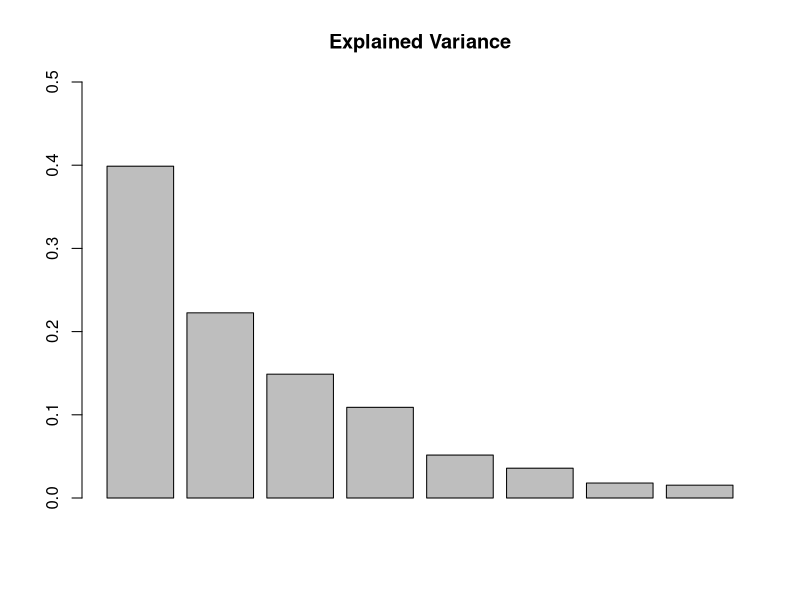
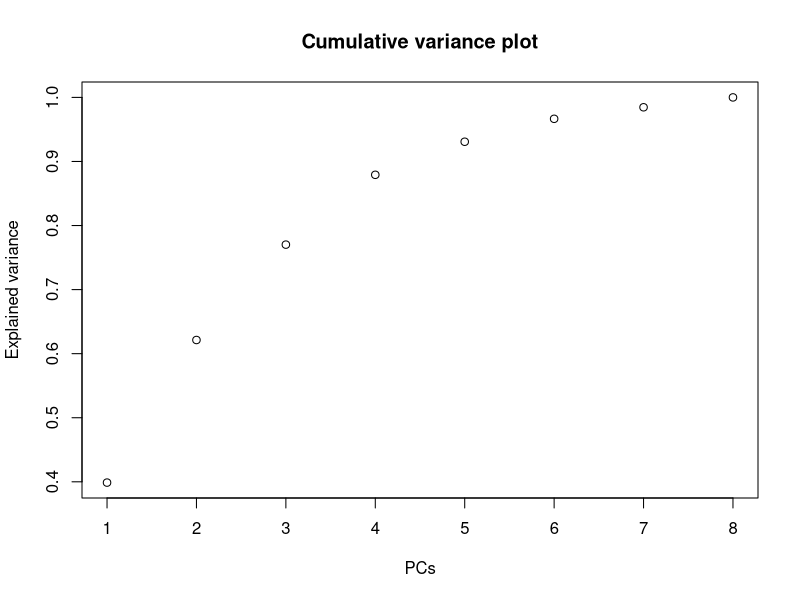
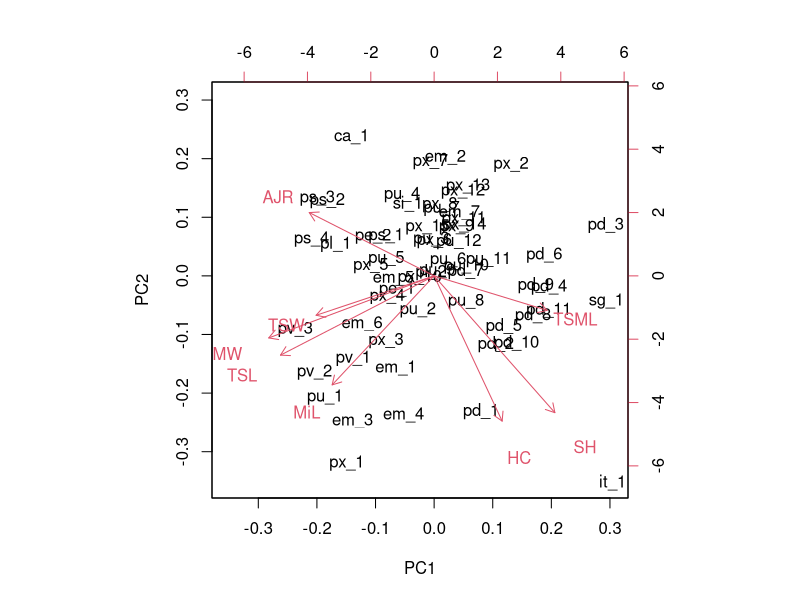
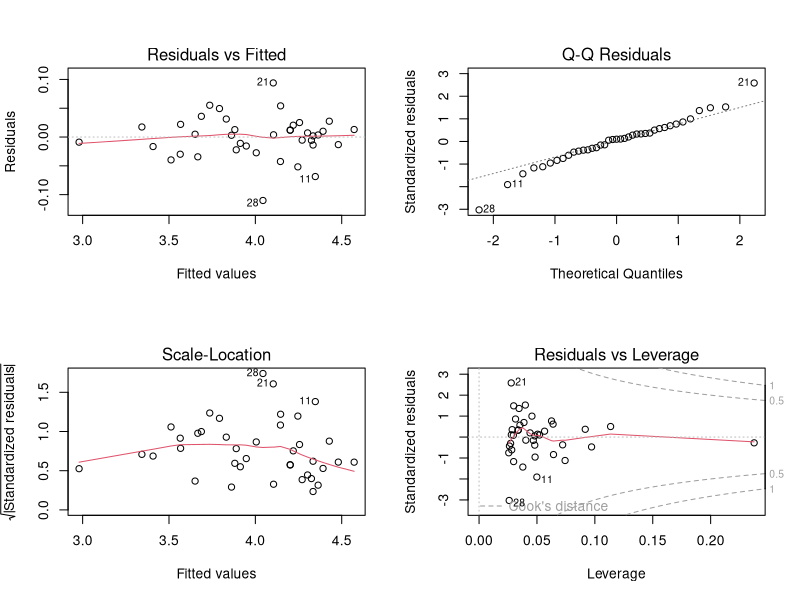
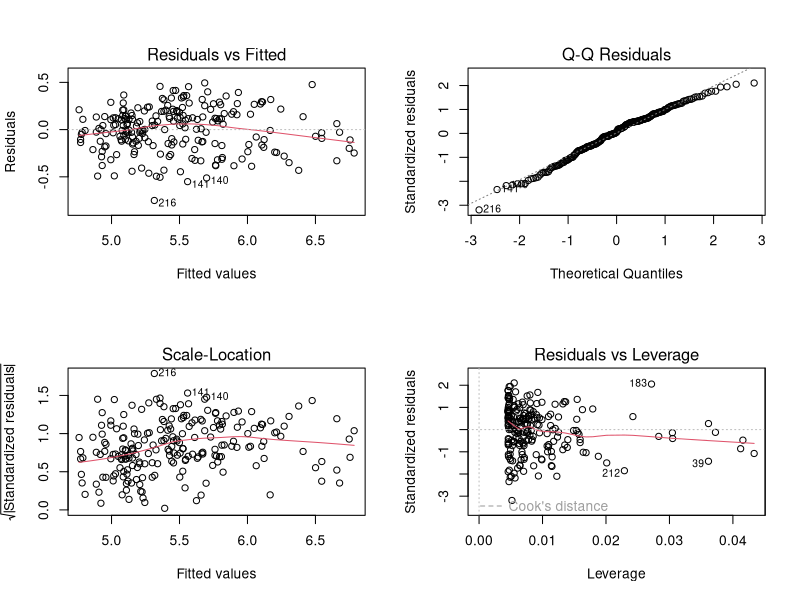
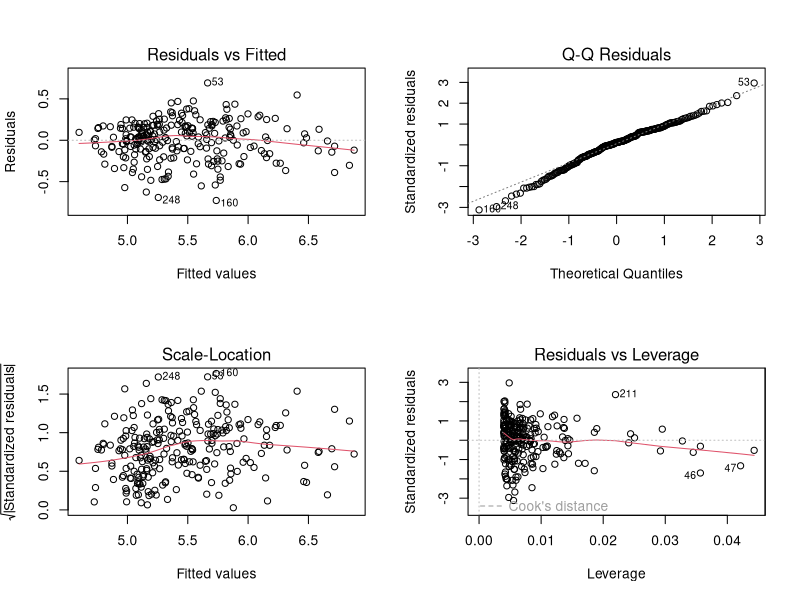
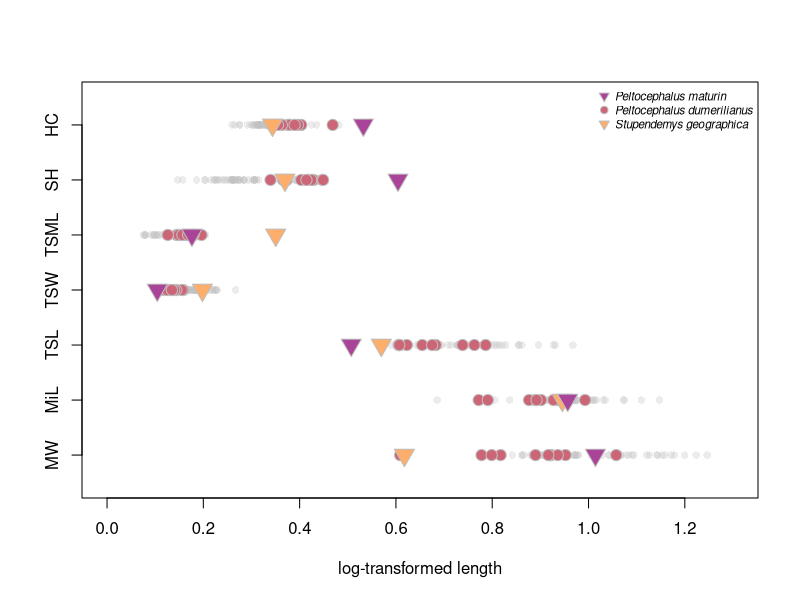
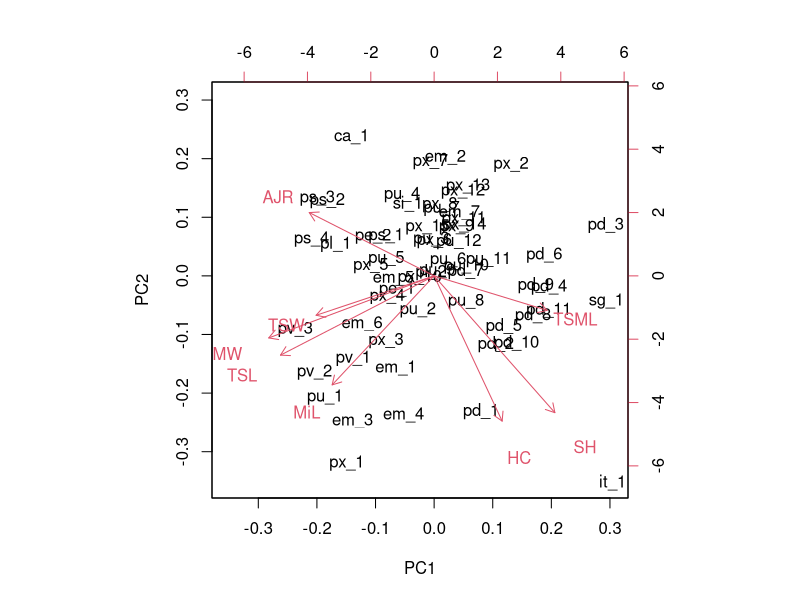

The R script that drew these images, in order:
################################################################################
# This script was used for the PC analyses of Ferreira et al. (2021)
# 

getwd()

# load raw data
#raw.data = read.csv("rawdata.csv", header = T, sep = ",")

# load dataset of log-transformed linear measurements
morpho.data = read.csv("morphospace-measurements.csv", header = T, row.names = 1, sep = ",")


# scatterplots of each variable
dev.new(width = 4, height = 6)

pdf("results/variable_plot.pdf", width = 6, height = 6, family = "Times")
tiff("results/variable_plot.tif", family = "serif", width = 2000, height = 1800, 
      res = 300)

plot(x = morpho.data$SH, y = rep(1, length(morpho.data$SH)), ylim = c(0.5, 7.5), 
     xlim = c(0, 1.3), type = "n", xlab = "log-transformed length", ylab = "",
     yaxt = "n")

axis(2, labels = c("MW","MiL", "TSL", "TSW", "TSML", "SH", "HC"), 
     at = c(1, 2, 3, 4, 5, 6, 7))

# add MW
# all points in gray
points(x = morpho.data$MW, y = rep(1, length(morpho.data$MW)), pch = 16, 
       col = rgb(192/255, 192/255, 192/255, alpha = 0.3))
# Peltocephalus dumerilianus
points(x = morpho.data$MW[which(morpho.data$species == "pd")], 
       y = rep(1, length(morpho.data$species[which(morpho.data$species == "pd")])),
       pch = 21, col = "#bebebe", bg = "#CC6677", cex = 1.5)
# Stupendemys
points(x = morpho.data$MW[which(morpho.data$species == "sg")], 
       y = rep(1, length(morpho.data$species[which(morpho.data$species == "sg")])),
       pch = 25, col = "#bebebe", bg = "#fdae6b", cex = 2)
# Rondonia
points(x = morpho.data$MW[which(morpho.data$species == "it")], 
       y = rep(1, length(morpho.data$species[which(morpho.data$species == "it")])),
       pch = 25, col = "#bebebe", bg = "#AA4499", cex = 2)

# add MiL
points(x = morpho.data$MiL, y = rep(2, length(morpho.data$MiL)), pch = 16, 
       col = rgb(192/255, 192/255, 192/255, alpha = 0.3))
points(x = morpho.data$MiL[which(morpho.data$species == "pd")], 
       y = rep(2, length(morpho.data$species[which(morpho.data$species == "pd")])),
       pch = 21, col = "#bebebe", bg = "#CC6677", cex = 1.5)
# Stupendemys
points(x = morpho.data$MiL[which(morpho.data$species == "sg")], 
       y = rep(2, length(morpho.data$species[which(morpho.data$species == "sg")])),
       pch = 25, col = "#bebebe", bg = "#fdae6b", cex = 2)
# Rondonia
points(x = morpho.data$MiL[which(morpho.data$species == "it")], 
       y = rep(2, length(morpho.data$species[which(morpho.data$species == "it")])),
       pch = 25, col = "#bebebe", bg = "#AA4499", cex = 2)

# add TSL
points(x = morpho.data$TSL, y = rep(3, length(morpho.data$TSL)), pch = 16, 
       col = rgb(192/255, 192/255, 192/255, alpha = 0.3))
points(x = morpho.data$TSL[which(morpho.data$species == "pd")], 
       y = rep(3, length(morpho.data$species[which(morpho.data$species == "pd")])),
       pch = 21, col = "#bebebe", bg = "#CC6677", cex = 1.5)
# Stupendemys
points(x = morpho.data$TSL[which(morpho.data$species == "sg")], 
       y = rep(3, length(morpho.data$species[which(morpho.data$species == "sg")])),
       pch = 25, col = "#bebebe", bg = "#fdae6b", cex = 2)

# Rondonia
points(x = morpho.data$TSL[which(morpho.data$species == "it")], 
       y = rep(3, length(morpho.data$species[which(morpho.data$species == "it")])),
       pch = 25, col = "#bebebe", bg = "#AA4499", cex = 2)

# add TSW
points(x = morpho.data$TSW, y = rep(4, length(morpho.data$TSW)), pch = 16, 
       col = rgb(192/255, 192/255, 192/255, alpha = 0.3))
points(x = morpho.data$TSW[which(morpho.data$species == "pd")], 
       y = rep(4, length(morpho.data$species[which(morpho.data$species == "pd")])),
       pch = 21, col = "#bebebe", bg = "#CC6677", cex = 1.5)
# Stupendemys
points(x = morpho.data$TSW[which(morpho.data$species == "sg")], 
       y = rep(4, length(morpho.data$species[which(morpho.data$species == "sg")])),
       pch = 25, col = "#bebebe", bg = "#fdae6b", cex = 2)
# Rondonia
points(x = morpho.data$TSW[which(morpho.data$species == "it")], 
       y = rep(4, length(morpho.data$species[which(morpho.data$species == "it")])),
       pch = 25, col = "#bebebe", bg = "#AA4499", cex = 2)

# add TSML
points(x = morpho.data$TSML, y = rep(5, length(morpho.data$TSML)), pch = 16, 
       col = rgb(192/255, 192/255, 192/255, alpha = 0.3))
points(x = morpho.data$TSML[which(morpho.data$species == "pd")], 
       y = rep(5, length(morpho.data$species[which(morpho.data$species == "pd")])),
       pch = 21, col = "#bebebe", bg = "#CC6677", cex = 1.5)
# Stupendemys
points(x = morpho.data$TSML[which(morpho.data$species == "sg")], 
       y = rep(5, length(morpho.data$species[which(morpho.data$species == "sg")])),
       pch = 25, col = "#bebebe", bg = "#fdae6b", cex = 2)
# Rondonia
points(x = morpho.data$TSML[which(morpho.data$species == "it")], 
       y = rep(5, length(morpho.data$species[which(morpho.data$species == "it")])),
       pch = 25, col = "#bebebe", bg = "#AA4499", cex = 2)

# add SH
points(x = morpho.data$SH, y = rep(6, length(morpho.data$SH)), pch = 16, 
       col = rgb(192/255, 192/255, 192/255, alpha = 0.3))
points(x = morpho.data$SH[which(morpho.data$species == "pd")], 
       y = rep(6, length(morpho.data$species[which(morpho.data$species == "pd")])),
       pch = 21, col = "#bebebe", bg = "#CC6677", cex = 1.5)
# Stupendemys
points(x = morpho.data$SH[which(morpho.data$species == "sg")], 
       y = rep(6, length(morpho.data$species[which(morpho.data$species == "sg")])),
       pch = 25, col = "#bebebe", bg = "#fdae6b", cex = 2)
# Rondonia
points(x = morpho.data$SH[which(morpho.data$species == "it")], 
       y = rep(6, length(morpho.data$species[which(morpho.data$species == "it")])),
       pch = 25, col = "#bebebe", bg = "#AA4499", cex = 2)

# add HC
points(x = morpho.data$HC, y = rep(7, length(morpho.data$HC)), pch = 16, 
       col = rgb(192/255, 192/255, 192/255, alpha = 0.3))
points(x = morpho.data$HC[which(morpho.data$species == "pd")], 
       y = rep(7, length(morpho.data$species[which(morpho.data$species == "pd")])),
       pch = 21, col = "#bebebe", bg = "#CC6677", cex = 1.5)
# Stupendemys
points(x = morpho.data$HC[which(morpho.data$species == "sg")], 
       y = rep(7, length(morpho.data$species[which(morpho.data$species == "sg")])),
       pch = 25, col = "#bebebe", bg = "#fdae6b", cex = 2)
# Rondonia
points(x = morpho.data$HC[which(morpho.data$species == "it")], 
       y = rep(7, length(morpho.data$species[which(morpho.data$species == "it")])),
       pch = 25, col = "#bebebe", bg = "#AA4499", cex = 2)

legend(x = "topright", legend = c("Peltocephalus maturin", "Peltocephalus dumerilianus", 
                                  "Stupendemys geographica"), 
       cex = 0.7, bty = "n", pch = c(25, 21, 25), pt.cex = 1, col = "#bebebe", 
       pt.bg = c("#AA4499","#CC6677", "#fdae6b"), text.font = 3)



dev.off()

################################################################################
# Principal Component Analysis
pca.res = prcomp(morpho.data[, 3:10], center = T, scale = T)
summary(pca.res)

var = pca.res$sdev^2/sum(pca.res$sdev^2)
barplot(var[1:8], main = "Explained Variance", axisnames = T, ylim = c(0, 0.5))
var = as.matrix(var)
rownames(var) = colnames(pca.res$rotation)

cumvar = cumsum(pca.res$sdev^2/sum(pca.res$sdev^2))
plot(cumvar[0:8], xlab = "PCs", ylab = "Explained variance", 
     main = "Cumulative variance plot")

# check loadings
biplot(pca.res)

# export to pdf
pdf("results/morphospace_biplot.pdf", height = 6, width = 8, family = "Times")
biplot(pca.res)
dev.off()

###############################
# Morphospace plot

# create hulls
tab = matrix(c(pca.res$x[, 1], pca.res$x[, 2]), ncol = 2)

tab.em = tab[(which(morpho.data$species == "em")), ]
tab.pd = tab[(which(morpho.data$species == "pd")), ]
tab.pe = tab[(which(morpho.data$species == "pe")), ]
tab.pl = tab[(which(morpho.data$species == "pl")), ]
tab.pu = tab[(which(morpho.data$species == "pu")), ]
tab.ps = tab[(which(morpho.data$species == "ps")), ]
tab.pv = tab[(which(morpho.data$species == "pv")), ]
tab.px = tab[(which(morpho.data$species == "px")), ]
tab.pl = tab[(which(morpho.data$genus == "pl")), ]

ch.em = chull(tab.em)
ch.pd = chull(tab.pd)
ch.pe = chull(tab.pe)
ch.pl = chull(tab.pl)
ch.pu = chull(tab.pu)
ch.ps = chull(tab.ps)
ch.pv = chull(tab.pv)
ch.px = chull(tab.px)
ch.pl = chull(tab.pl)

# plot PC1 x PC2 without points
pdf("results/morphospace_jaws.pdf", height = 6, width = 8, family = "Times")

plot(pca.res$x[, 1], pca.res$x[, 2], cex = 0, ylim = c(-3.7, 3.5), 
     xlim = c(-3.5, 4.2), xlab = "PC1 (39.88%)", ylab = "PC2 (22.26%)")

#plot hulls
polygon(tab.px[ch.px, ], border = NA, col = rgb(51/255, 34/255, 136/255, 0.3), 
        lwd = 1)
polygon(tab.em[ch.em, ], border = NA, col = rgb(136/255, 204/255, 238/255, 0.3), 
        lwd = 1)
polygon(tab.pd[ch.pd, ], border = NA, col = rgb(204/255, 102/255, 119/255, 0.3),
        lwd = 1)
polygon(tab.pu[ch.pu, ], border = NA, col = rgb(68/255, 170/255, 153/255, 0.3), 
        lwd = 1)
polygon(tab.ps[ch.ps, ], border = NA, col = rgb(68/255, 170/255, 153/255, 0.3), 
        lwd = 1)
polygon(tab.pv[ch.pv, ], border = NA, col = rgb(68/255, 170/255, 153/255, 0.3), 
        lwd = 1)


# plot points
points(pca.res$x[, 2][which(morpho.data$species == "pd")] ~ pca.res$x[, 1]
       [which(morpho.data$species == "pd")], pch = 21, col = "#bebebe", 
       bg = "#CC6677", cex = 1.5)
points(pca.res$x[, 2][which(morpho.data$species == "em")] ~ pca.res$x[, 1]
       [which(morpho.data$species == "em")], pch = 21, col = "#bebebe", 
       bg = "#88CCEE", cex = 1.5)
points(pca.res$x[, 2][which(morpho.data$species == "pe")] ~ pca.res$x[, 1]
       [which(morpho.data$species == "pe")], pch = 21, col = "#bebebe", 
       bg = "#332288", cex = 1.5)
points(pca.res$x[, 2][which(morpho.data$species == "pl")] ~ pca.res$x[, 1]
       [which(morpho.data$species == "pl")], pch = 23, col = "#bebebe", 
       bg = "#332288", cex = 1.5)
points(pca.res$x[, 2][which(morpho.data$species == "pu")] ~ pca.res$x[, 1]
       [which(morpho.data$species == "pu")], pch = 21, col = "#bebebe", 
       bg = "#44AA99", cex = 1.5)
points(pca.res$x[, 2][which(morpho.data$species == "ps")] ~ pca.res$x[, 1]
       [which(morpho.data$species == "ps")], pch = 22, col = "#bebebe", 
       bg = "#44AA99", cex = 1.5)
points(pca.res$x[, 2][which(morpho.data$species == "pv")] ~ pca.res$x[, 1]
       [which(morpho.data$species == "pv")], pch = 23, col = "#bebebe", 
       bg = "#44AA99", cex = 1.5)
points(pca.res$x[, 2][which(morpho.data$species == "px")] ~ pca.res$x[, 1]
       [which(morpho.data$species == "px")], pch = 22, col = "#bebebe", 
       bg = "#332288", cex = 1.5)

points(pca.res$x[, 2][which(morpho.data$species == "it")] ~ pca.res$x[, 1]
       [which(morpho.data$species == "it")], pch = 25, col = "#bebebe", 
       bg = "#AA4499", cex = 2.5)
points(pca.res$x[, 2][which(morpho.data$species == "sg")] ~ pca.res$x[, 1]
       [which(morpho.data$species == "sg")], pch = 25, col = "#bebebe", 
       bg = "#fdae6b", cex = 2)

points(pca.res$x[, 2][which(morpho.data$species == "ca")] ~ pca.res$x[, 1]
       [which(morpho.data$species == "ca")], pch = 22, col = "#bebebe", 
       bg = "#DDCC77", cex = 1.5)
points(pca.res$x[, 2][which(morpho.data$species == "si")] ~ pca.res$x[, 1]
       [which(morpho.data$species == "si")], pch = 22, col = "#bebebe", 
       bg = "#DDCC77", cex = 1.5)


legend(x = "topright", legend = c("Peltocephalus maturin", "Stupendemys geographica",
        "Peltocephalus dumerilianus", "Erymnochelys madagascariensis", "Pelusios spp.",
        "Podocnemis sextuberculata", "Podocnemis unifilis", "Podocnemis vogli",
        "Podocnemis erythrocephala", "Podocnemis expansa", "Podocnemis lewiana"), 
       cex = 0.7, bty = "n", pch = c(25, 25, 21, 21, 22, 22, 21, 23, 21, 22, 23), 
       pt.cex = 1, col = "#bebebe", pt.bg = c("#AA4499",
        "#fdae6b", "#CC6677", "#88CCEE", "#DDCC77", "#44AA99", "#44AA99", 
        "#44AA99", "#332288", "#332288", "#332288"), ncol = 2, text.font = 3)



dev.off()


################################################################################
# Regression analyses for size estimation

size.raw = read.table("size-meas.csv", header = T, sep = ",")
attach(size.raw)
head(size.raw)
dim(size.raw)

################################################################################
## predicting JL from MiL in Podocnemididae

size.raw$MiL
size.raw[,4]

# log-transform all metrics

for (i in 4:7) {
  size.raw[, i] = log(size.raw[, i])
}

size.raw  # check if everything is log-transformed

################################################################################
## predicting JL from MiL in Podocnemididae

temp = NULL
for (i in 1:length(size.raw$Clade)) {
  if(size.raw$Clade[i] == "Podocnemididae"){
    x = size.raw[i,]
    temp = rbind(temp, x)
    
  }
  else(
    next
  )
  
}

length(temp$Clade)

temp = temp[,-(6:7)]
den = na.omit(temp)
den
cor.test(den$MiL, den$JL)

# correlation between MiL & JL = 0.9949353

length(den$Specimen)
rownames(den) = 1:39

attach(den)
cor.test(MiL, JL)
den.model = lm(JL ~ MiL)
summary(den.model)  # R-squared = 0.9896

par(mfrow = c(2,2))
plot(den.model)


new.turtle = data.frame(MiL = log(266))
pred.JL = predict(object = den.model, newdata = new.turtle, interval = "confidence")
pred.JL
# prediction:       
#       fit      lwr      upr
#   5.749245  5.689218  5.809271 

lwr.JL = data.frame(pred.JL[2])
upr.JL = data.frame(pred.JL[3])
fit.JL = data.frame(pred.JL[1])
colnames(lwr.JL) = colnames(upr.JL) = colnames(fit.JL) = "JL"
lwr.JL
upr.JL
fit.JL
exp(lwr.JL)  # 295.6623
exp(upr.JL)  # 333.3761
exp(fit.JL)  # 313.9534

################################################################################

################################################################################
# predicting SCL from JL
attach(size.raw)
jaw = data.frame(Clade, Species, JL, SCL)
jaw = na.omit(jaw)
jaw
length(jaw$JL)
cor.test(jaw$JL, jaw$SCL)

# correlation JL ~ SCL = 0.8860217 

attach(jaw)
cor.test(JL, SCL)
jaw.model = lm(SCL ~ JL)
summary(jaw.model)  # R-squared = 0.784

plot(jaw.model)

jaw.model


# lower prediction
pred.SCL = predict(object = jaw.model, newdata = lwr.JL, interval = "confidence")
lwr.SCL1 = data.frame(pred.SCL[2])
colnames(lwr.SCL1) = "SCL"

# upper prediction
pred.SCL = predict(object = jaw.model, newdata = upr.JL, interval = "confidence")
upr.SCL1 = data.frame(pred.SCL[3])
colnames(upr.SCL1) = "SCL"

# mean prediction
pred.SCL = predict(object = jaw.model, newdata = fit.JL, interval = "confidence")
fit.SCL1 = data.frame(pred.SCL[1])
colnames(fit.SCL1) = "SCL"

lwr.SCL1
fit.SCL1
upr.SCL1
exp(lwr.SCL1)  # 1407.85
exp(upr.SCL1)  # 2078.15
exp(fit.SCL1)  # 1704.204


################################################################################

################################################################################
# predicting SCm from JL
jaw.skull = data.frame(size.raw$Clade, size.raw$Species, size.raw$JL, size.raw$SCm)
jaw.skull = na.omit(jaw.skull)
colnames(jaw.skull) = c("Clade", "Species", "JL", "SCm")
head(jaw.skull)
length(jaw.skull$Species)

attach(jaw.skull)
length(SCm)
cor.test(SCm, JL)
# correlation SCm ~ JL = 0.9916569

jaw.skull.model = lm(SCm ~ JL)
summary(jaw.skull.model)  # R-squared = 0.9833
jaw.skull.model

# lower prediction
pred.SCm = predict(object = jaw.skull.model, newdata = lwr.JL, interval = "confidence")
lwr.SCm = data.frame(pred.SCm[2])
colnames(lwr.SCm) = "SCm"

# upper prediction
pred.SCm = predict(object = jaw.skull.model, newdata = upr.JL, interval = "confidence")
upr.SCm = data.frame(pred.SCm[3])
colnames(upr.SCm) = "SCm"

# mean prediction
pred.SCm = predict(object = jaw.skull.model, newdata = fit.JL, interval = "confidence")
fit.SCm = data.frame(pred.SCm[1])
colnames(fit.SCm) = "SCm"

lwr.SCm
upr.SCm
fit.SCm
exp(lwr.SCm)  # 328.8021
exp(upr.SCm)  # 394.5754
exp(fit.SCm)  # 359.8795


################################################################################
# predicting SCL from SCm

attach(size.raw)
skull = data.frame(Clade, Species, SCm, SCL)
skull = na.omit(skull)

length(skull$SCm)
cor.test(skull$SCm, skull$SCL)
# correlation SCm ~ SCL = 0.88702014

length(skull$SCm)

attach(skull)

skull.model = lm(SCL ~ SCm)
summary(skull.model)  # R-squared = 0.786
skull.model


par(mfrow = c(2,2))
plot(skull.model)


# lower prediction
pred.SCL2 = predict(object = skull.model, newdata = lwr.SCm, interval = "confidence")
lwr.SCL2 = data.frame(pred.SCL2[2])
colnames(lwr.SCL2) = "SCL"

# upper prediction
pred.SCL2 = predict(object = skull.model, newdata = upr.SCm, interval = "confidence")
upr.SCL2 = data.frame(pred.SCL2[3])
colnames(upr.SCL2) = "SCL"

# mean prediction
pred.SCL2 = predict(object = skull.model, newdata = fit.SCm, interval = "confidence")
fit.SCL2 = data.frame(pred.SCL2[1])
colnames(fit.SCL2) = "SCL"

lwr.SCL2
upr.SCL2
fit.SCL2
exp(lwr.SCL2)  # 1407.40
exp(upr.SCL2)  # 2169.768
exp(fit.SCL2)  # 1736.961


################################################################################
# sensitivity analyses
SCm.expansa = data.frame(SCm = log(85.6))
pred.SCL2.expansa = predict(object = skull.model, newdata = SCm.expansa, interval = "confidence")
exp(pred.SCL2.expansa)  # SCL = 470.3765, upr = 496.4139

SCm.unifilis = data.frame(SCm = log(57.5))
pred.SCL2.unifilis = predict(object = skull.model, newdata = SCm.unifilis, interval = "confidence")
exp(pred.SCL2.unifilis)  # SCL = 327.5289, upr = 339.6576

SCm.geographicus = data.frame(SCm = log(190))
pred.SCL2.geographicus = predict(object = skull.model, newdata = SCm.geographicus, interval = "confidence")
exp(pred.SCL2.geographicus)  # SCL = 971.5051, upr = 1070.406

SCm.dumerilianus = data.frame(SCm = log(81.6))
pred.SCL2.dumerilianus = predict(object = skull.model, newdata = SCm.dumerilianus, interval = "confidence")
exp(pred.SCL2.dumerilianus)  # SCL = 450.3389, upr 474.1474

par(mfrow = c(1,1))
pdf("results/size_regression.pdf", height = 6, width = 8, family = "Times")
plot(size.raw$SCL ~ size.raw$SCm, col = rgb(255/255, 255/255, 255/255, 0), 
     bg = rgb(252/255, 205/255, 229/255, 0), ylim = c(4.2, 8), xlim = c(2.7, 6),
     xlab = "log(skull length)", ylab = "log(carapace length)")
#abline(skull.model, col = "#bebebe", lwd = 2)

# confidence interval
conf.SCm.SCL = seq(2, 7, length.out = 251)
preds = predict(skull.model, newdata = data.frame(SCm = conf.SCm.SCL), interval = "confidence", level = 0.95)

#matlines(conf.SCm.CML, preds[,2:3], col = "blue")

# fill in area between regression line and confidence interval
polygon(c(rev(conf.SCm.SCL), conf.SCm.SCL), c(rev(preds[,3]), preds[,2]), 
        col = rgb(225/255, 225/255, 225/255, 0.5), border = NA)

# plot background points
# plot background points
points(y = size.raw$SCL[which(!size.raw$Clade == "Podocnemididae")], 
       x = size.raw$SCm[which(!size.raw$Clade == "Podocnemididae")], pch = 21,
       col = rgb(225/255, 225/255, 225/255, 0.5), bg = rgb(225/255, 225/255, 225/255, 0.5), cex = 1.5)


points(y = size.raw$SCL[which(size.raw$Clade == "Podocnemididae" & 
                                !size.raw$Species == "Peltocephalus_dumerilianus" & !size.raw$Species == "Stupendemys_geographicus")], 
       x = size.raw$SCm[which(size.raw$Clade == "Podocnemididae" & 
                                !size.raw$Species == "Peltocephalus_dumerilianus" & !size.raw$Species == "Stupendemys_geographicus")],
       pch = 21, col = "#bebebe", bg = "#44AA99", cex = 2)

points(y = size.raw$SCL[which(size.raw$Species == "Peltocephalus_dumerilianus")], 
       x = size.raw$SCm[which(size.raw$Species == "Peltocephalus_dumerilianus")], pch = 21,
       col = "#bebebe", bg = "#CC6677", cex = 2)

points(y = size.raw$SCL[which(size.raw$Species == "Stupendemys_geographicus")], 
       x = size.raw$SCm[which(size.raw$Species == "Stupendemys_geographicus")], pch = 25,
       col = "#bebebe", bg = "#AA4499", cex = 2.5)

points(y = fit.SCL2, x = fit.SCm, pch = 25,
       col = "#bebebe", bg = "#fdae6b", cex = 2.5)


dev.off()

################################################################################
# Building Figure 2

pdf("results/figure2.pdf", height = 4.5, width = 8, family = "Times")
tiff("results/figure2.tif", family = "serif", width = 3000, height = 1687, 
     res = 300)

layout(matrix(c(1,2), ncol = 2, byrow = TRUE), widths = c(7,5), heights = c(2,2))
par(mai = c(0.5, 0.5, 0.2, 0.2), mgp = c(1.5,0.4,0))
plot(pca.res$x[, 1], pca.res$x[, 2], cex = 0, cex.axis = 0.8, ylim = c(-3.7, 4), 
     xlim = c(-3.5, 4.2), xlab = "PC1 (39.88%)", ylab = "PC2 (22.26%)")
text(x = -3.4, y = 4, labels = "(a)", xpd = NA)

#plot hulls
polygon(tab.px[ch.px, ], border = NA, col = rgb(51/255, 34/255, 136/255, 0.3), 
        lwd = 1)
polygon(tab.em[ch.em, ], border = NA, col = rgb(136/255, 204/255, 238/255, 0.3), 
        lwd = 1)
polygon(tab.pd[ch.pd, ], border = NA, col = rgb(204/255, 102/255, 119/255, 0.3),
        lwd = 1)
polygon(tab.pu[ch.pu, ], border = NA, col = rgb(68/255, 170/255, 153/255, 0.3), 
        lwd = 1)
polygon(tab.ps[ch.ps, ], border = NA, col = rgb(68/255, 170/255, 153/255, 0.3), 
        lwd = 1)
polygon(tab.pv[ch.pv, ], border = NA, col = rgb(68/255, 170/255, 153/255, 0.3), 
        lwd = 1)


# plot points
points(pca.res$x[, 2][which(morpho.data$species == "pd")] ~ pca.res$x[, 1]
       [which(morpho.data$species == "pd")], pch = 21, col = "#bebebe", 
       bg = "#CC6677", cex = 1.5)
points(pca.res$x[, 2][which(morpho.data$species == "em")] ~ pca.res$x[, 1]
       [which(morpho.data$species == "em")], pch = 21, col = "#bebebe", 
       bg = "#88CCEE", cex = 1.5)
points(pca.res$x[, 2][which(morpho.data$species == "pe")] ~ pca.res$x[, 1]
       [which(morpho.data$species == "pe")], pch = 21, col = "#bebebe", 
       bg = "#332288", cex = 1.5)
points(pca.res$x[, 2][which(morpho.data$species == "pl")] ~ pca.res$x[, 1]
       [which(morpho.data$species == "pl")], pch = 23, col = "#bebebe", 
       bg = "#332288", cex = 1.5)
points(pca.res$x[, 2][which(morpho.data$species == "pu")] ~ pca.res$x[, 1]
       [which(morpho.data$species == "pu")], pch = 21, col = "#bebebe", 
       bg = "#44AA99", cex = 1.5)
points(pca.res$x[, 2][which(morpho.data$species == "ps")] ~ pca.res$x[, 1]
       [which(morpho.data$species == "ps")], pch = 22, col = "#bebebe", 
       bg = "#44AA99", cex = 1.5)
points(pca.res$x[, 2][which(morpho.data$species == "pv")] ~ pca.res$x[, 1]
       [which(morpho.data$species == "pv")], pch = 23, col = "#bebebe", 
       bg = "#44AA99", cex = 1.5)
points(pca.res$x[, 2][which(morpho.data$species == "px")] ~ pca.res$x[, 1]
       [which(morpho.data$species == "px")], pch = 22, col = "#bebebe", 
       bg = "#332288", cex = 1.5)

points(pca.res$x[, 2][which(morpho.data$species == "it")] ~ pca.res$x[, 1]
       [which(morpho.data$species == "it")], pch = 25, col = "#bebebe", 
       bg = "#AA4499", cex = 2)
points(pca.res$x[, 2][which(morpho.data$species == "sg")] ~ pca.res$x[, 1]
       [which(morpho.data$species == "sg")], pch = 25, col = "#bebebe", 
       bg = "#fdae6b", cex = 1.5)

points(pca.res$x[, 2][which(morpho.data$species == "ca")] ~ pca.res$x[, 1]
       [which(morpho.data$species == "ca")], pch = 22, col = "#bebebe", 
       bg = "#DDCC77", cex = 1.5)
points(pca.res$x[, 2][which(morpho.data$species == "si")] ~ pca.res$x[, 1]
       [which(morpho.data$species == "si")], pch = 22, col = "#bebebe", 
       bg = "#DDCC77", cex = 1.5)


legend(x = "topright", legend = c("Peltocephalus maturin", "Stupendemys geographica",
                                  "Peltocephalus dumerilianus", "Erymnochelys madagascariensis", "Pelusios spp.",
                                  "Podocnemis sextuberculata", "Podocnemis unifilis", "Podocnemis vogli",
                                  "Podocnemis erythrocephala", "Podocnemis expansa", "Podocnemis lewiana"), 
       cex = 0.6, bty = "n", pch = c(25, 25, 21, 21, 22, 22, 21, 23, 21, 22, 23), 
       pt.cex = 0.8, col = "#bebebe", pt.bg = c("#AA4499",
                                              "#fdae6b", "#CC6677", "#88CCEE", "#DDCC77", "#44AA99", "#44AA99", 
                                              "#44AA99", "#332288", "#332288", "#332288"), ncol = 2, text.font = 3)

#screen(2)
par(mai = c(0.5, 0.5, 0.2, 0.2), mgp = c(1.5,0.4,0))
plot(size.raw$SCL ~ size.raw$SCm, col = rgb(255/255, 255/255, 255/255, 0), 
     bg = rgb(252/255, 205/255, 229/255, 0), ylim = c(4.2, 8), xlim = c(2.7, 6),
     xlab = "log(skull length)", ylab = "log(carapace length)")
text(x = 2.8, y = 8, labels = "(b)", xpd = NA)

# confidence interval
conf.SCm.SCL = seq(2, 7, length.out = 251)
preds = predict(skull.model, newdata = data.frame(SCm = conf.SCm.SCL), interval = "confidence", level = 0.95)

#matlines(conf.SCm.CML, preds[,2:3], col = "blue")

# fill in area between regression line and confidence interval
polygon(c(rev(conf.SCm.SCL), conf.SCm.SCL), c(rev(preds[,3]), preds[,2]), 
        col = rgb(225/255, 225/255, 225/255, 0.5), border = NA)

# plot background points
# plot background points
points(y = size.raw$SCL[which(!size.raw$Clade == "Podocnemididae")], 
       x = size.raw$SCm[which(!size.raw$Clade == "Podocnemididae")], pch = 21,
       col = rgb(225/255, 225/255, 225/255, 0.5), bg = rgb(225/255, 225/255, 225/255, 0.5), cex = 1)


points(y = size.raw$SCL[which(size.raw$Clade == "Podocnemididae" & 
                                !size.raw$Species == "Peltocephalus_dumerilianus" & !size.raw$Species == "Stupendemys_geographicus")], 
       x = size.raw$SCm[which(size.raw$Clade == "Podocnemididae" & 
                                !size.raw$Species == "Peltocephalus_dumerilianus" & !size.raw$Species == "Stupendemys_geographicus")],
       pch = 21, col = "#bebebe", bg = "#44AA99", cex = 1.5)

points(y = size.raw$SCL[which(size.raw$Species == "Peltocephalus_dumerilianus")], 
       x = size.raw$SCm[which(size.raw$Species == "Peltocephalus_dumerilianus")], pch = 21,
       col = "#bebebe", bg = "#CC6677", cex = 1.5)

points(y = size.raw$SCL[which(size.raw$Species == "Stupendemys_geographicus")], 
       x = size.raw$SCm[which(size.raw$Species == "Stupendemys_geographicus")], pch = 25,
       col = "#bebebe", bg = "#AA4499", cex = 1.5)

points(y = fit.SCL2, x = fit.SCm, pch = 25,
       col = "#bebebe", bg = "#fdae6b", cex = 2)



dev.off()



save.image("giantpodc.RData")
